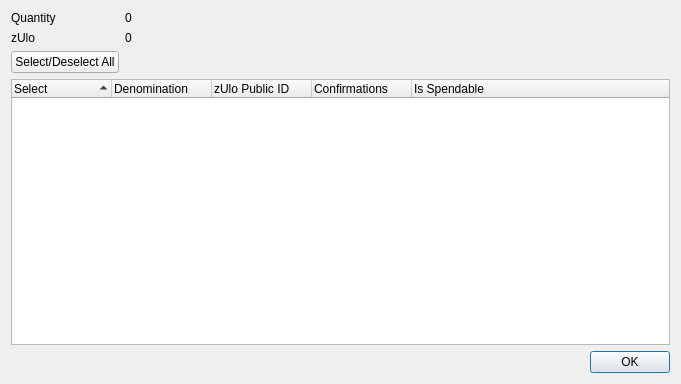
<?xml version="1.0" encoding="UTF-8"?>
<ui version="4.0">
 <class>ZUloControlDialog</class>
 <widget class="QDialog" name="ZUloControlDialog">
  <property name="geometry">
   <rect>
    <x>0</x>
    <y>0</y>
    <width>681</width>
    <height>384</height>
   </rect>
  </property>
  <property name="minimumSize">
   <size>
    <width>681</width>
    <height>384</height>
   </size>
  </property>
  <property name="windowTitle">
   <string>Select zUlo to Spend</string>
  </property>
  <layout class="QGridLayout" name="gridLayout">
   <item row="0" column="0">
    <layout class="QFormLayout" name="formLayout">
     <property name="sizeConstraint">
      <enum>QLayout::SetDefaultConstraint</enum>
     </property>
     <item row="0" column="0">
      <widget class="QLabel" name="labelQuantity">
       <property name="text">
        <string>Quantity</string>
       </property>
      </widget>
     </item>
     <item row="0" column="1">
      <widget class="QLabel" name="labelQuantity_int">
       <property name="text">
        <string>0</string>
       </property>
      </widget>
     </item>
     <item row="1" column="0">
      <widget class="QLabel" name="labelZUlo">
       <property name="text">
        <string>zUlo</string>
       </property>
      </widget>
     </item>
     <item row="1" column="1">
      <widget class="QLabel" name="labelZUlo_int">
       <property name="text">
        <string>0</string>
       </property>
      </widget>
     </item>
     <item row="2" column="0">
      <widget class="QPushButton" name="pushButtonAll">
       <property name="text">
        <string>Select/Deselect All</string>
       </property>
      </widget>
     </item>
    </layout>
   </item>
   <item row="1" column="0">
    <layout class="QVBoxLayout" name="verticalLayout">
     <item>
      <widget class="QTreeWidget" name="treeWidget">
       <property name="minimumSize">
        <size>
         <width>0</width>
         <height>250</height>
        </size>
       </property>
       <property name="alternatingRowColors">
        <bool>true</bool>
       </property>
       <property name="sortingEnabled">
        <bool>true</bool>
       </property>
       <property name="columnCount">
        <number>5</number>
       </property>
       <attribute name="headerDefaultSectionSize">
        <number>100</number>
       </attribute>
       <column>
        <property name="text">
         <string notr="true">Select</string>
        </property>
       </column>
       <column>
        <property name="text">
         <string notr="true">Denomination</string>
        </property>
       </column>
       <column>
        <property name="text">
         <string notr="true">zUlo Public ID</string>
        </property>
       </column>
       <column>
        <property name="text">
         <string notr="true">Confirmations</string>
        </property>
       </column>
       <column>
        <property name="text">
         <string>Is Spendable</string>
        </property>
       </column>
      </widget>
     </item>
     <item>
      <widget class="QDialogButtonBox" name="buttonBox">
       <property name="orientation">
        <enum>Qt::Horizontal</enum>
       </property>
       <property name="standardButtons">
        <set>QDialogButtonBox::Ok</set>
       </property>
      </widget>
     </item>
    </layout>
   </item>
  </layout>
 </widget>
 <resources/>
 <connections>
  <connection>
   <sender>buttonBox</sender>
   <signal>accepted()</signal>
   <receiver>ZUloControlDialog</receiver>
   <slot>accept()</slot>
   <hints>
    <hint type="sourcelabel">
     <x>248</x>
     <y>254</y>
    </hint>
    <hint type="destinationlabel">
     <x>157</x>
     <y>274</y>
    </hint>
   </hints>
  </connection>
  <connection>
   <sender>buttonBox</sender>
   <signal>rejected()</signal>
   <receiver>ZUloControlDialog</receiver>
   <slot>reject()</slot>
   <hints>
    <hint type="sourcelabel">
     <x>316</x>
     <y>260</y>
    </hint>
    <hint type="destinationlabel">
     <x>286</x>
     <y>274</y>
    </hint>
   </hints>
  </connection>
 </connections>
</ui>
